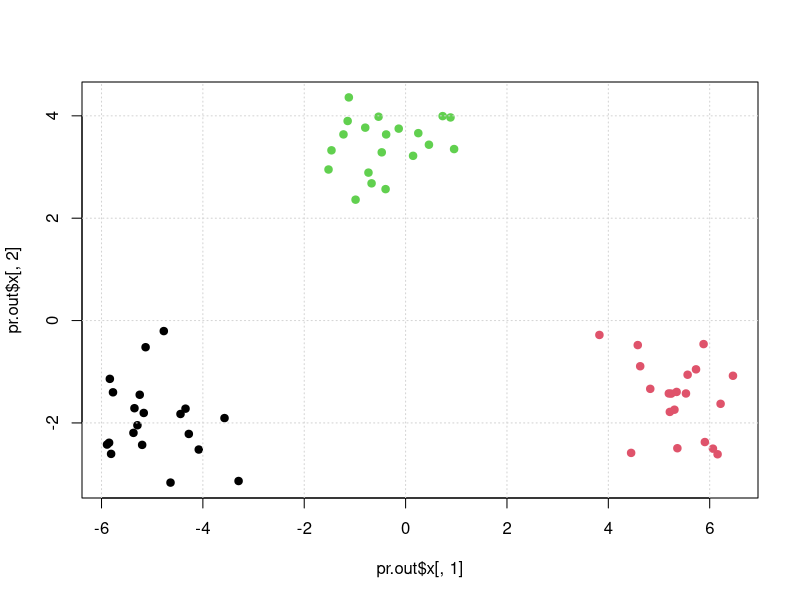

This figure's R source:
# chap_10_prob_10.R (PCA and K-means clustering on some simulated data)

set.seed(0)

# Part (a) generate data:
# 
K = 3  # the number of classes
n = 20 # the number of samples per class
p = 50 # the number of variables 

# Create data for class 1: 
X_1 = matrix( rnorm(n*p), nrow=n, ncol=p )
for( row in 1:n ){
  X_1[row,] = X_1[row,] + rep( 1, p ) 
}

# Create data for class 2: 
X_2 = matrix( rnorm(n*p), nrow=n, ncol=p )
for( row in 1:n ){
  X_2[row,] = X_2[row,] + rep( -1, p ) 
}

# Create data for class 3: 
X_3 = matrix( rnorm(n*p), nrow=n, ncol=p )
for( row in 1:n ){
  X_3[row,] = X_3[row,] + c( rep( +1, p/2 ), rep( -1, p/2 ) ) 
}

X = rbind( X_1, X_2, X_3 )
labels = c( rep(1,n), rep(2,n), rep(3,n) ) # the "true" labels of the points 

pr.out = prcomp( X, scale=TRUE ) 

plot( pr.out$x[,1], pr.out$x[,2], col=labels, pch=19 )
grid()


# Part (c):
#
kmean.out = kmeans( X, centers=3, nstart=50 )

table( kmean.out$cluster, labels )

# Part (d):
#
kmean.out = kmeans( X, centers=2, nstart=50 )

# Part (e):
#
kmean.out = kmeans( X, centers=4, nstart=50 )

# Part (f):
#
kmean.out = kmeans( pr.out$x[,c(1,2)], centers=3, nstart=50 )

# Part (g):
#
Xs = scale( X ) 
kmean.out = kmeans( Xs, centers=3, nstart=50 )